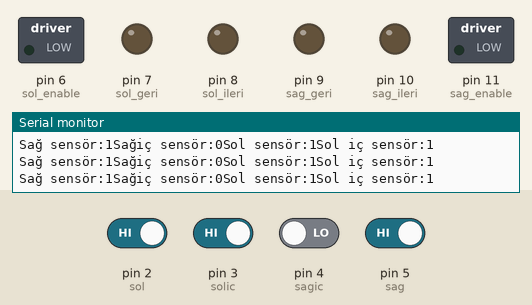
Bench run of a sketch on a simulated Arduino Uno, built with avr-gcc and run on an emulated ATmega328P. Parts: switched loads named in the sketch (green lamp = pin HIGH), output pins drawn as LEDs (lit = HIGH), the last lines printed to the serial monitor. Inputs (shaded band) come from the test bench; at power-on: pin 2 (sol), pin 3 (solic), pin 5 (sag) HIGH, pin 4 (sagic) LOW.

Above: at 1.2 s.
1.3 s: pin 5 (sag) driven LOW
At 2.0 s:
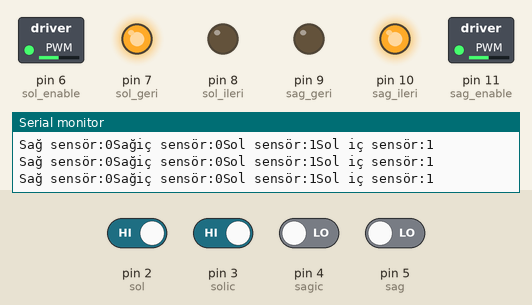
2.8 s: pin 2 (sol) driven LOW
At 3.4 s:
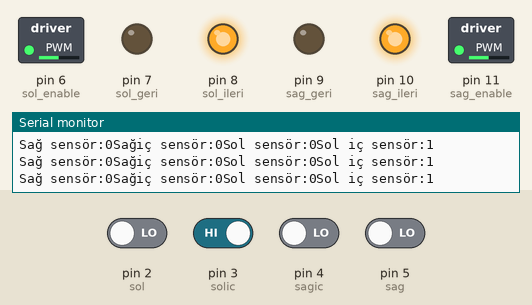
4.3 s: pin 2 (sol) driven HIGH
At 4.8 s:
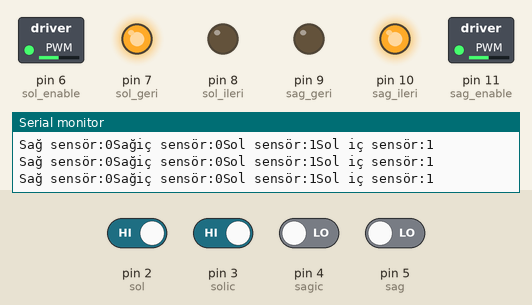
7.3 s: pin 2 (sol) driven LOW and pin 3 (solic) driven LOW and pin 4 (sagic) driven HIGH and pin 5 (sag) driven HIGH
At 8.8 s:
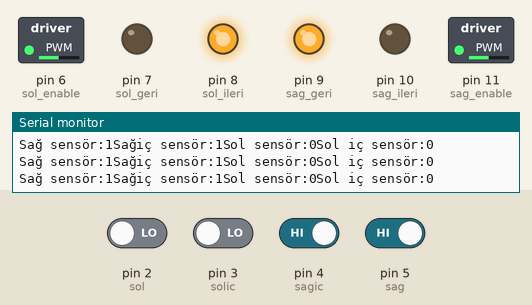
Timing chart, 0 to 9.9 s (numbered marks = the images above; inputs shaded):
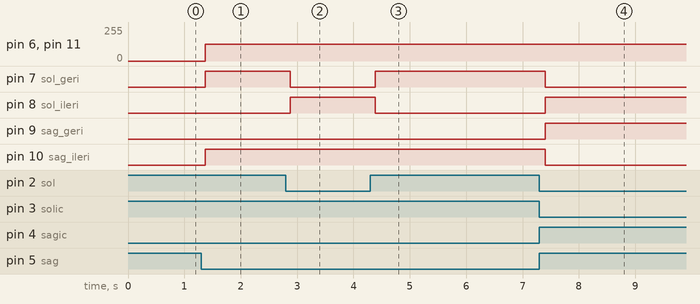

Measured:
- after the input at 1.3 s, pin 6 (sol_enable), pin 11 (sag_enable): 0/255 → 125/255 after 0.07 s; pin 7 (sol_geri), pin 10 (sag_ileri): LOW → HIGH after 0.07 s
- after the input at 2.8 s, pin 7 (sol_geri): HIGH → LOW after 0.08 s; pin 8 (sol_ileri): LOW → HIGH after 0.08 s
- after the input at 4.3 s, pin 7 (sol_geri): LOW → HIGH after 0.09 s; pin 8 (sol_ileri): HIGH → LOW after 0.09 s
- after the input at 7.3 s, pin 7 (sol_geri), pin 10 (sag_ileri): HIGH → LOW after 0.10 s; pin 8 (sol_ileri), pin 9 (sag_geri): LOW → HIGH after 0.10 s

The sketch:

line_following_car.ino
```cpp
const int sag_enable = 11;  // ENABLE A
const int sag_ileri = 10;   // INPUT 1
const int sag_geri = 9;     // INPUT 2
const int sol_ileri = 8;    // INPUT 3
const int sol_geri = 7;     // INPUT 4
const int sol_enable = 6;   // ENABLE B
#define sag 5
#define sagic 4
#define solic 3
#define sol 2
int sagsensor = 0, sagicsensor = 0, solsensor = 0, solicsensor = 0;

void setup()
{
   pinMode(sag_ileri, OUTPUT);
  pinMode(sag_geri, OUTPUT);
  pinMode(sol_ileri, OUTPUT);
  pinMode(sol_geri, OUTPUT);
  pinMode(sag_enable, OUTPUT);
  pinMode(sol_enable, OUTPUT);
  Serial.begin(9600);
  pinMode(sag, INPUT);
  pinMode(sagic, INPUT);
  pinMode(solic, INPUT);
  pinMode(sol, INPUT);
}

void loop()
{
  sagsensor = digitalRead(sag);
  Serial.print("Sağ sensör:");
  Serial.print(sagsensor);
  sagicsensor = digitalRead(sagic);
  Serial.print("Sağiç sensör:");
  Serial.print(sagicsensor);
  solsensor = digitalRead(sol);
  Serial.print("Sol sensör:");
  Serial.print(solsensor);
  solicsensor = digitalRead(solic);
  Serial.print("Sol iç sensör:");
  Serial.println(solicsensor);
  if(sagsensor==0 && sagicsensor==1 && solicsensor==0 && solsensor==0)
  {
    ileri();
  }
    if(sagsensor==0 && sagicsensor==0 && solicsensor==1 && solsensor==0)
  {
    ileri();
  }
    if(sagsensor==0 && sagicsensor==0 && solicsensor==1 && solsensor==1)
  {
   soldon();
  }
    if(sagsensor==0 && sagicsensor==0 && solicsensor==0 && solsensor==1)
  {
   soldon();
  }
    if(sagsensor==1 && sagicsensor==1 && solicsensor==0 && solsensor==0)
  {
   sagdon();
  }
    if(sagsensor==1 && sagicsensor==0 && solicsensor==0 && solsensor==0)
  {
   sagdon();
  }

}

void ileri()
{
  digitalWrite(sag_ileri, HIGH);
  digitalWrite(sag_geri, LOW);
  digitalWrite(sol_ileri, HIGH);
  digitalWrite(sol_geri, LOW);
  analogWrite(sag_enable, 125);  // motor hızları 255 PWM
  analogWrite(sol_enable, 125);

}

void soldon()
{
 digitalWrite(sag_ileri, HIGH);
  digitalWrite(sag_geri, LOW);
  digitalWrite(sol_ileri, LOW);
  digitalWrite(sol_geri, HIGH);
  analogWrite(sag_enable, 125);  // motor hızları 200 PWM
  analogWrite(sol_enable, 125);
}
void sagdon()
{
  digitalWrite(sag_ileri, LOW);
  digitalWrite(sag_geri, HIGH);
  digitalWrite(sol_ileri, HIGH);
  digitalWrite(sol_geri, LOW);
  analogWrite(sag_enable, 125);  // motor hızları 200 PWM
  analogWrite(sol_enable, 125);
}

void dur()
{

  digitalWrite(sag_ileri, LOW);
  digitalWrite(sag_geri, LOW);
  digitalWrite(sol_ileri, LOW);
  digitalWrite(sol_geri, LOW);
}
```
